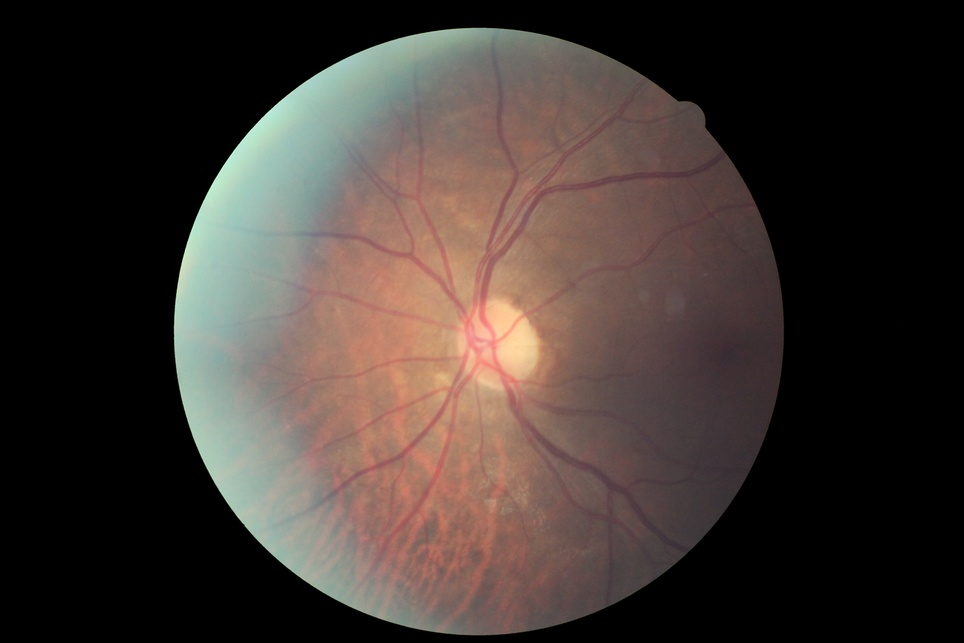
#> input picture sample/10_left.jpeg, 964 x 643 px, shrunk from 4752 x 3168 before the run, found by its file name
$ jupyter execute --allow-errors dataset_visualize.ipynb   (shell and % lines are left out)
#> lines starting #> are read from the running program, lines starting #| are printed output that depends on the picture
# Diabetic Retinopathy Dataset

[cell 1]

import warnings
warnings.filterwarnings('ignore', 'numpy.dtype size changed')

import pandas as pd
import cv2
import matplotlib.pyplot as plt

def percentage_of(data, level):
    return (len(data[data.level == level]) / len(data)) * 100

## Data Description

The dataset was obtained from a competition hosted on [Kaggle](https://www.kaggle.com/c/diabetic-retinopathy-detection). The images in the dataset is a large collection of high-resolution retina images taken under a wide variety of imaging conditions. Each subject provides two images, one for the left eye and one for the right. Images are named in the following convention: `<subjectID>_<left|right>.jpeg`(1_left.jpeg is the left eye of subject 1).

A clinician has rated the presence of diabetic retinopathy in these images on a scale of 0-4 according the following scale:

0 - No DR

1 - Mild

2 - Moderate

3 - Severe

4 - Proliferative DR

The images in the dataset come from a wide variety of models and type of cameras, which can affect the apperance of left vs. right. Some images are shown as one would see the retina anatomically(macula on the left, optic nerve on the right for the right eye). Others are shown as one would see them through a microscope condensing lens (i.e. inverted, as one sees in a typical eye exam). There are two ways to tell if an image in inverted:

* It is inverted if the macula(the small dark central area) is slightly higher than the midline through the optic nerve. If the macula is lower than the midline of the optic nerve, it's not inverted.

* If there is a notch on the side of the image then it's not inverted. If there is no notch then it is inverted.

#> (a cell that did not finish here is left out)

### Dataset Size and Distribution

#> (a cell that did not finish here is left out)

#> (a cell that did not finish here is left out)

### Percentages of each level in the data

#> (a cell that did not finish here is left out)

#> (a cell that did not finish here is left out)

### Rating Examples

#> (a cell that did not finish here is left out)

#> (a cell that did not finish here is left out)

#> (a cell that did not finish here is left out)

#> (a cell that did not finish here is left out)

#> (a cell that did not finish here is left out)

[cell 12]
img_rat0 = cv2.imread('./data/10_left.jpeg', cv2.IMREAD_UNCHANGED)
#> img_rat0 is the input picture: shape (643, 964, 3); mean B, G, R 50, 54.6, 64.1
plt.imshow(img_rat0[:, :, ::-1])

[cell 13]
img_rat1 = cv2.imread('./data/15_left.jpeg', cv2.IMREAD_UNCHANGED)
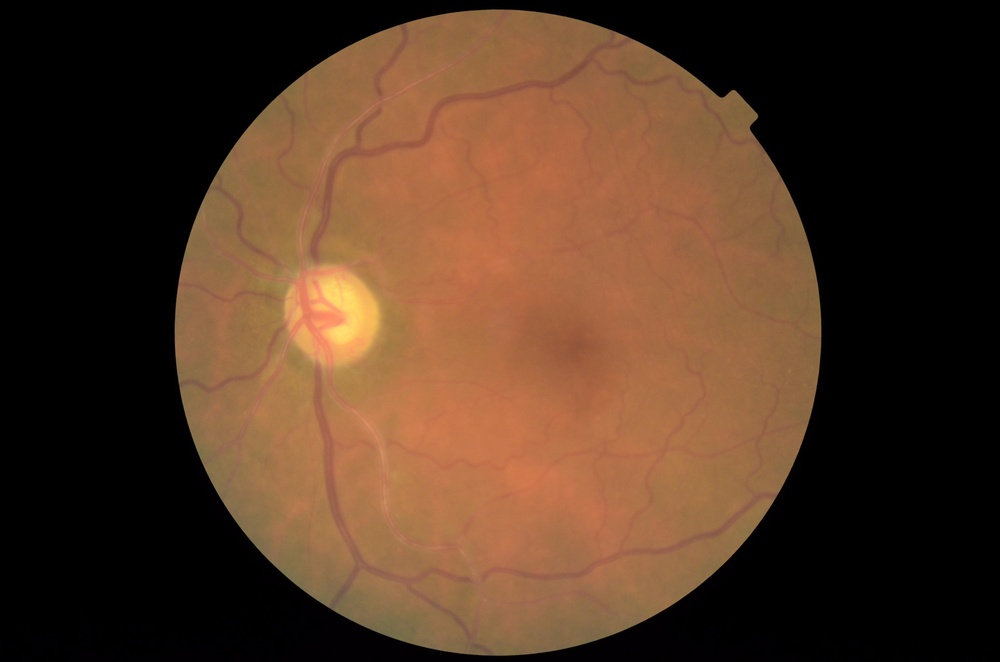
#> input picture sample/15_left.jpeg, 1000 x 662 px, shrunk from 4928 x 3264 before the run, found by its file name
#> img_rat1 is the input picture: shape (662, 1000, 3); mean B, G, R 35.7, 55, 82.3
plt.imshow(img_rat1[:, :, ::-1])

[cell 14]
img_rat2 = cv2.imread('./data/30_right.jpeg', cv2.IMREAD_UNCHANGED)
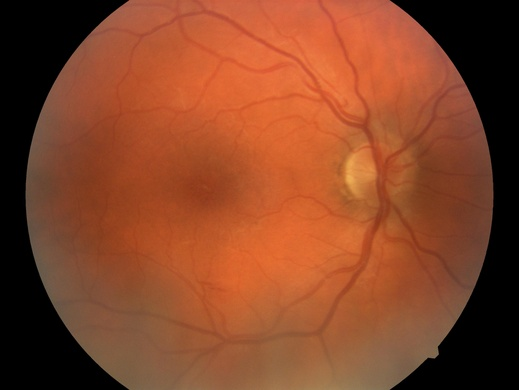
#> input picture sample/30_right.jpeg, 519 x 390 px, shrunk from 2560 x 1920 before the run, found by its file name
#> img_rat2 is the input picture: shape (390, 519, 3); mean B, G, R 40.3, 69, 133.8
plt.imshow(img_rat2[:, :, ::-1])

[cell 15]
img_rat3 = cv2.imread('./data/99_left.jpeg', cv2.IMREAD_UNCHANGED)
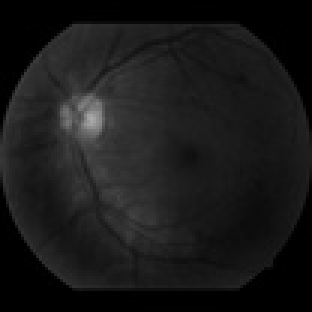
#> input picture sample/processed/99_left.jpeg, 104 x 104 px, shrunk from 512 x 512 before the run, found by its file name (shown 3 times larger)
#> img_rat3 is the input picture: shape (104, 104); min 0, max 170, mean 25.1
#> (the rest of this cell did not finish here and is left out)

[cell 16]
img_rat4 = cv2.imread('./data/16_left.jpeg', cv2.IMREAD_UNCHANGED)
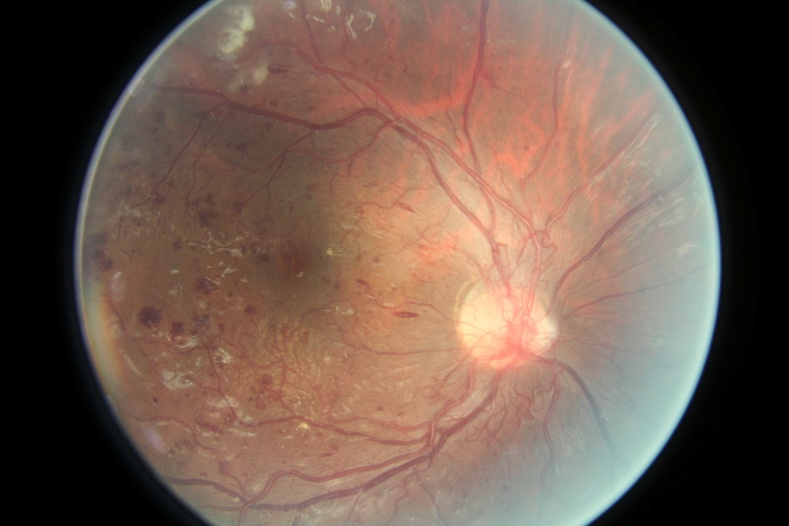
#> input picture sample/16_left.jpeg, 789 x 526 px, shrunk from 3888 x 2592 before the run, found by its file name
#> img_rat4 is the input picture: shape (526, 789, 3); mean B, G, R 79.9, 92.2, 114.9
plt.imshow(img_rat4[:, :, ::-1])
